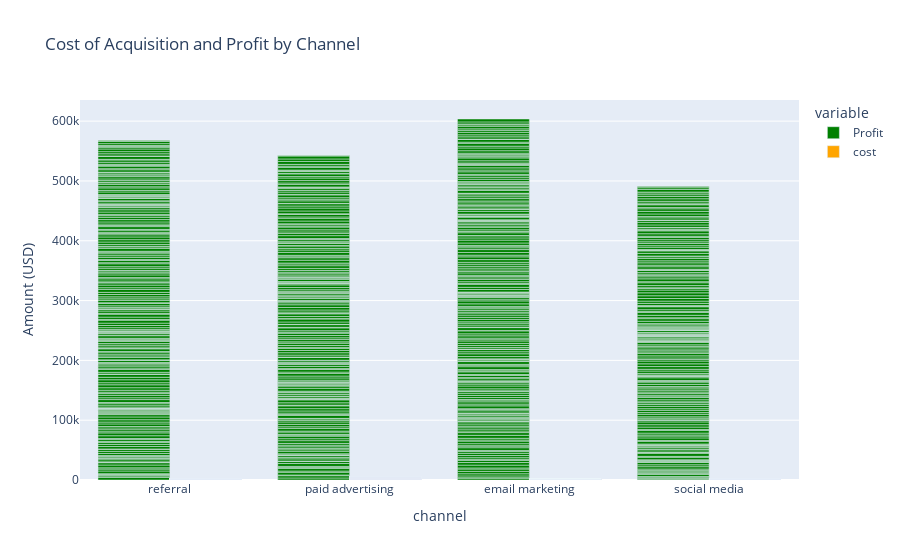

Here is the notebook cell this chart was saved with:
### Code cell
fig = px.bar(df , x = "channel" , y = ["Profit" , "cost"] , title = 'Cost of Acquisition and Profit by Channel' , 
             labels={'value':'Amount (USD)', 'Channel':'Channel'}, 
             barmode='group', color_discrete_sequence=['green', 'orange'])
fig.show()

### Figure 1 — Plotly figure (JSON) as saved in the notebook; plotly's stock layout.template omitted (floating-point values rounded to 4 significant figures; data arrays with more than 128 entries replaced by an {"elided": "..."} marker saying what was removed)
{"data": [{"alignmentgroup": "True", "hovertemplate": "variable=Profit<br>channel=%{x}<br>Amount (USD)=%{y}<extra></extra>", "legendgroup": "Profit", "marker": {"color": "green", "pattern": {"shape": ""}}, "name": "Profit", "offsetgroup": "Profit", "orientation": "v", "showlegend": true, "textposition": "auto", "type": "bar", "x": {"elided": "800 str values"}, "xaxis": "x", "y": {"elided": "800 float values"}, "yaxis": "y"}, {"alignmentgroup": "True", "hovertemplate": "variable=cost<br>channel=%{x}<br>Amount (USD)=%{y}<extra></extra>", "legendgroup": "cost", "marker": {"color": "orange", "pattern": {"shape": ""}}, "name": "cost", "offsetgroup": "cost", "orientation": "v", "showlegend": true, "textposition": "auto", "type": "bar", "x": {"elided": "800 str values"}, "xaxis": "x", "y": {"elided": "800 float values"}, "yaxis": "y"}], "layout": {"barmode": "group", "legend": {"title": {"text": "variable"}, "tracegroupgap": 0}, "title": {"text": "Cost of Acquisition and Profit by Channel"}, "xaxis": {"anchor": "y", "domain": [0, 1], "title": {"text": "channel"}}, "yaxis": {"anchor": "x", "domain": [0, 1], "title": {"text": "Amount (USD)"}}}}
